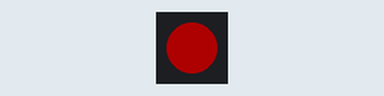
Recording of a sketch running on a simulated Arduino Uno, built with avr-gcc and run on an emulated ATmega328P. Parts: 1 RGB LEDs in strip order, left to right. Dim RGB values are drawn brighter than linear.

Above: at 0.2 s.
At 0.7 s:
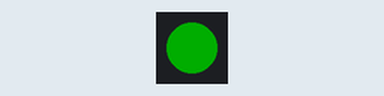
At 1.65 s:
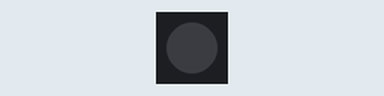
At 3.0 s:
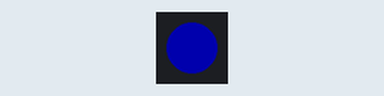
Timing chart, 0 to 4.1 s (numbered marks = the images above):
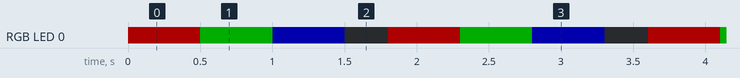

The sketch:

firebeetle-blink.ino
```cpp
#include <Adafruit_NeoPixel.h>

#define LED_PIN   5      // GPIO5 = onboard WS2812
#define NUM_LEDS  1

Adafruit_NeoPixel rgb(NUM_LEDS, LED_PIN, NEO_GRB + NEO_KHZ800);

void setup() {
  rgb.begin();
  rgb.setBrightness(50); // 0-255, nicht zu hell zum Testen
}

void loop() {
  // Rot
  rgb.setPixelColor(0, rgb.Color(255, 0, 0));
  rgb.show();
  delay(500);

  // Grün
  rgb.setPixelColor(0, rgb.Color(0, 255, 0));
  rgb.show();
  delay(500);

  // Blau
  rgb.setPixelColor(0, rgb.Color(0, 0, 255));
  rgb.show();
  delay(500);

  // Aus
  rgb.setPixelColor(0, rgb.Color(0, 0, 0));
  rgb.show();
  delay(300);
}
```

Measured:
- by itself, RGB LED 0: repeats every 1.8 s: RGB(0, 50, 0) 0.50 s, RGB(0, 0, 50) 0.50 s, off 0.30 s, RGB(50, 0, 0) 0.50 s
- by itself, everything shown: repeats every 1.8 s, in 4 steps
